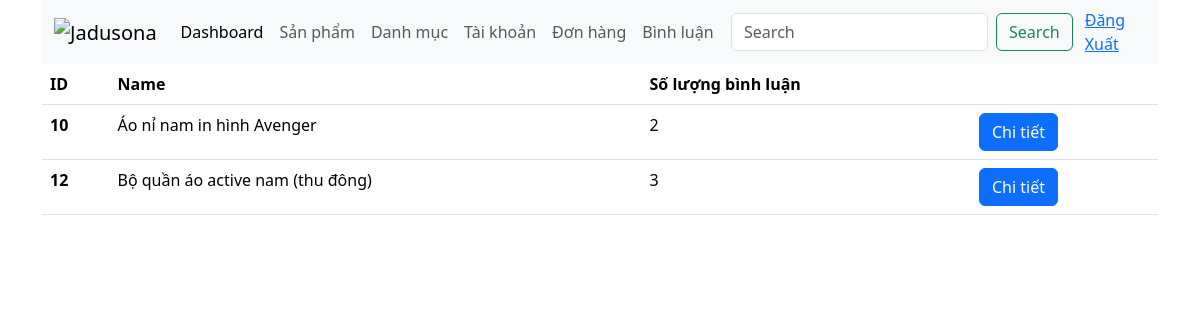
Screenshot of /admin/?ctl=product-comment (signed in) with the database file from the repository.
### tables this page shows
CREATE TABLE `products` (
  `id` int NOT NULL,
  `name` varchar(255) NOT NULL,
  `image` varchar(255) DEFAULT NULL,
  `price` decimal(10,0) NOT NULL,
  `quantity` int NOT NULL,
  `description` varchar(255) NOT NULL,
  `content` text NOT NULL,
  `status` tinyint NOT NULL DEFAULT '1' COMMENT 'status:trạng thái kinh doanh. 1: đang kinh doanh ,0 là ngừng kinh doanh',
  `category_id` int NOT NULL
);

### common/function.php (called while the page is built, shortened)
<?php
function view($path_view, $data = [])
{
    extract($data);
    $path_view = str_replace(".", "/", $path_view);
    include_once ROOT_DIR . "views/$path_view.php";
}

### controllers/CommentController.php (called while the page is built, shortened)
<?php
class CommentController
{
    public function index()
    {
        $products = (new Comment)->listProductHasComments();
        return view('admin.comment.product-comment', compact('products'));
    }
}

### admin/index.php (called while the page is built, shortened)
<?php
require_once __DIR__ . "/../common/function.php";
require_once __DIR__ . "/../models/BaseModel.php";
require_once __DIR__ . "/../models/Comment.php";
require_once __DIR__ . "/../controllers/CommentController.php";
$ctl = $_GET['ctl'] ?? "";
match ($ctl) {
    '' => (new DashboardController)->index(),
    'listdm' => (new AdminCategoryController)->index(),
    'adddm' => (new AdminCategoryController)->create(),
    'storedm' => (new AdminCategoryController)->store(),
    'editdm' => (new AdminCategoryController)->edit(),
    'updatedm' => (new AdminCategoryController)->update(),
    'deletedm' => (new AdminCategoryController)->delete(),
    'listsp' => (new AdminProductController)->index(),
    'addsp' => (new AdminProductController)->add(),
    'storesp' => (new AdminProductController)->store(),
    'editsp' => (new AdminProductController)->edit(),
    'updatesp' => (new AdminProductController)->update(),
    'deletesp' => (new AdminProductController)->delete(),
    'listuser' => (new AuthController)->index(),
    'updateuser' => (new AuthController)->updateActive(),
    'list-order' => (new OrderController)->index(),
    'detail-order' => (new OrderController)->showOrder(),
    'delete-order' => (new OrderController)->deleteOrder(),
    'product-comment' => (new CommentController)->index(),
    'comment-detail' => (new CommentController)->list(),
    'actiev-comment' => (new CommentController)->updateActive(),
};

### models/BaseModel.php (called while the page is built, shortened)
<?php
class BaseModel {
    public function __construct(){
        try{
            $this->conn = new PDO("mysql:host=" . HOST . "; dbname=" . DBNAME . "; charset=utf8; port= ". PORT, USERNAME , PASSWORD);
        }catch (PDOException $e){
            echo "Lỗi kết nối dữ liệu" . $e->getMessage();
        }
    }
}

### models/Comment.php (called while the page is built, shortened)
<?php
class Comment extends BaseModel
{
    public function listProductHasComments()
    {
        $sql = "SELECT p.id, name, count(c.id) 'count' FROM products p JOIN comments c ON p.id=c.product_id GROUP BY p.id, name";
        $stmt = $this->conn->prepare($sql);
        $stmt->execute();
        return $stmt->fetchAll(PDO::FETCH_ASSOC);
    }
}

### views/admin/comment/product-comment.php (the view)
<?php include_once ROOT_DIR . "views/admin/header.php" ?>
<div>
    <table class="table">
        <thead>
            <tr>
                <th scope="col">ID</th>
                <th scope="col">Name</th>
                <th scope="col">Số lượng bình luận</th>
                <th scope="col">
                </th>
            </tr>
        </thead>
        <tbody>
            <?php foreach ($products as $pro) : ?>
            <tr>
                <th scope="row"><?= $pro['id'] ?></th>
                <td><?= $pro['name'] ?></td>
                <td><?= $pro['count'] ?></td>
                <td>
                    <a href="<?= ADMIN_URL . '?ctl=comment-detail&id=' . $pro['id'] ?>" class="btn btn-primary">Chi
                        tiết</a>
                </td>
            </tr>
            <?php endforeach ?>
        </tbody>
    </table>
</div>
<?php include_once ROOT_DIR . "views/admin/footer.php" ?>

### rows the page displays
products: id "10", name "Áo nỉ nam in hình Avenger", count "2"
products: id "12", name "Bộ quần áo active nam (thu đông)", count "3"
